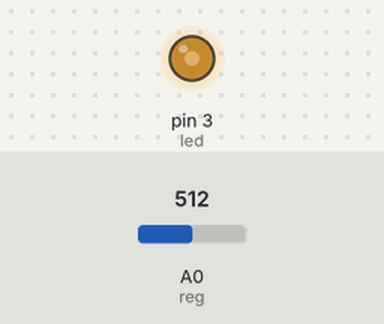
Bench run of a sketch on a simulated Arduino Uno, built with avr-gcc and run on an emulated ATmega328P. Shown: output pins drawn as LEDs (lit = HIGH). The inputs (shaded band) are chosen by the test bench; at power-on: A0 (reg) = 512.

Above: at 1.2 s.
1.3 s: A0 (reg) set to 306
At 2.5 s:
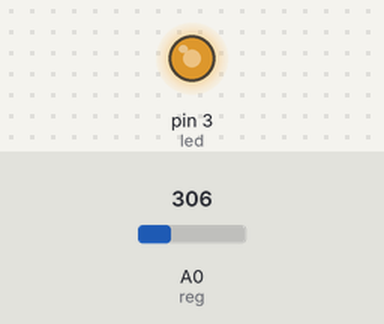
2.8 s: A0 (reg) set to 122
At 3.7 s:
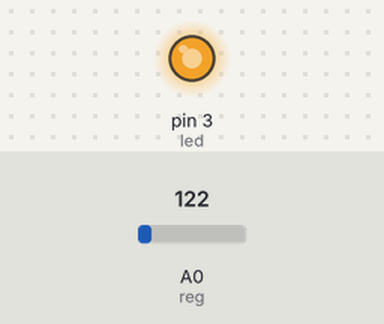
4.3 s: A0 (reg) set to 900
At 4.9 s:
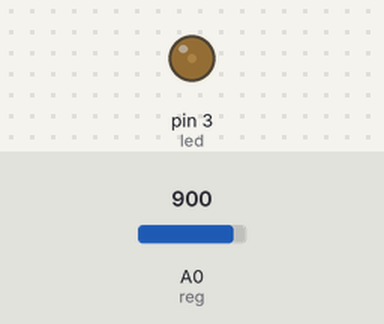
5.8 s: A0 (reg) set to 1023
At 7.0 s:
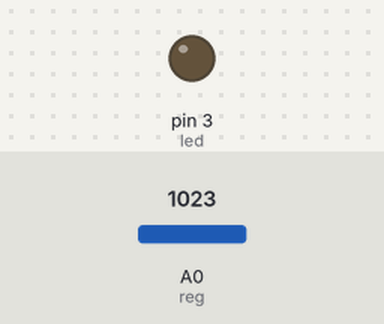
7.3 s: A0 (reg) set to 511
At 8.4 s:
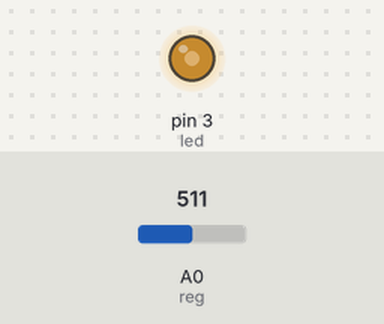
Timing chart, 0 to 9.8 s (numbered marks = the images above; inputs shaded):
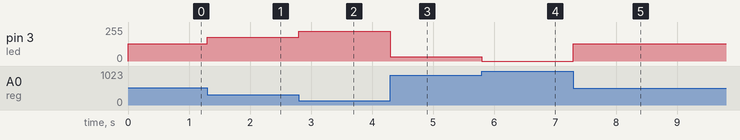

Measured:
- after the input at 1.3 s, pin 3 (led): 128/255 → 179/255 at once
- after the input at 2.8 s, pin 3 (led): 179/255 → 225/255 at once
- after the input at 4.3 s, pin 3 (led): 225/255 → 31/255 at once
- after the input at 5.8 s, pin 3 (led): 31/255 → 0/255 at once
- after the input at 7.3 s, pin 3 (led): 0/255 → 128/255 at once

The sketch:

sketch_jul5a.ino
```cpp
const int reg = A0;
const int led = 3;

void setup() {
  pinMode(led, OUTPUT);
}

void loop() {
  int v_reg = analogRead(reg);
  int pwm = map(v_reg, 0, 1023, 255, 0);
  analogWrite(led, pwm);
}
```
